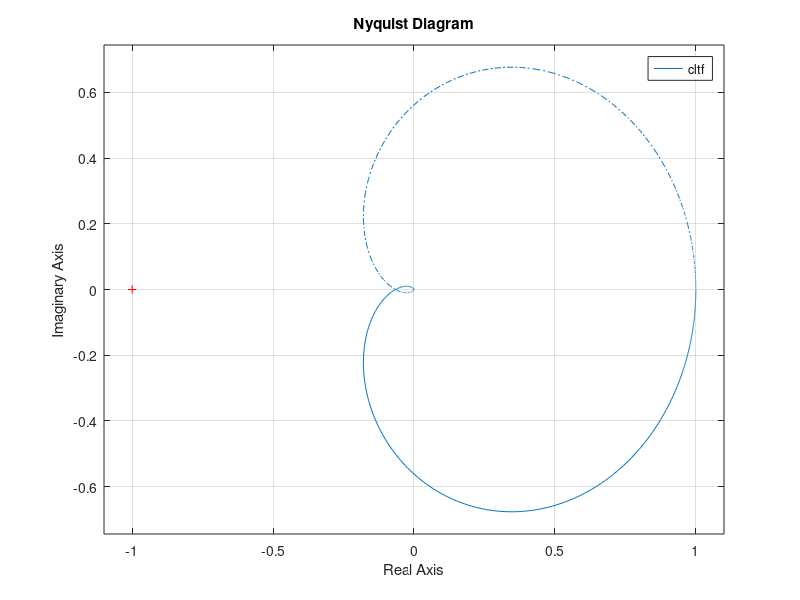

Reproduce this figure in MATLAB.
clc;
clear;
close all;
s=tf('s')
gs=10/(s*(s+3)*(s+6))
cltf=feedback(gs,1)
nyquist(cltf)

% Magnitude at w = "18^(1/2) rad/sec" is "0.06 dB"

%  Therefore , Stable system ...